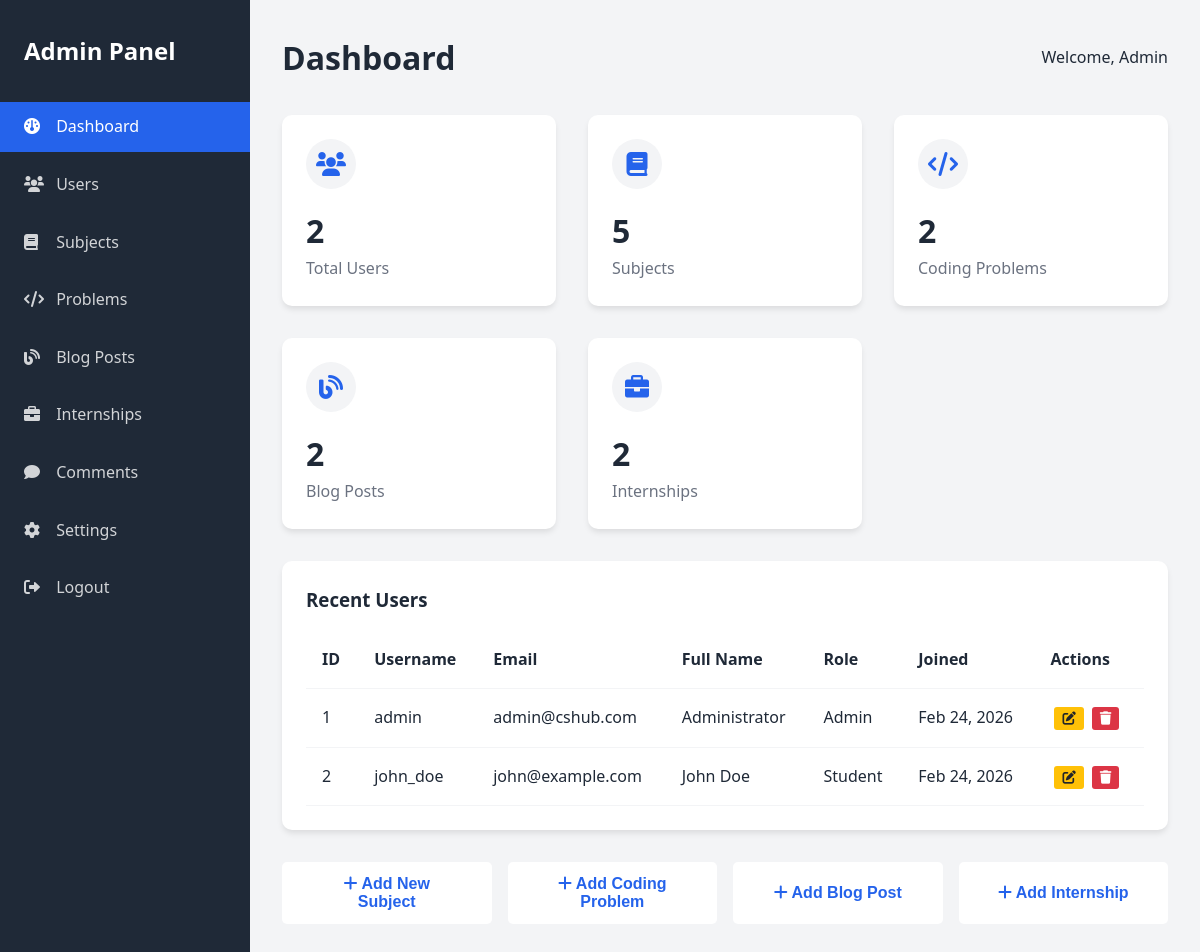
/index.php (signed in), run on the app's committed database.
### tables this page shows
CREATE TABLE users (
    user_id INT AUTO_INCREMENT PRIMARY KEY,
    username VARCHAR(50) UNIQUE NOT NULL,
    email VARCHAR(100) UNIQUE NOT NULL,
    password VARCHAR(255) NOT NULL,
    full_name VARCHAR(100),
    role ENUM('student', 'admin') DEFAULT 'student',
    created_at TIMESTAMP DEFAULT CURRENT_TIMESTAMP
);

### index.php (the view, shortened to what this page needs)
<?php
require_once '../includes/db_connect.php';
$stats_sql = "SELECT
    (SELECT COUNT(*) FROM users) as total_users,
    (SELECT COUNT(*) FROM subjects) as total_subjects,
    (SELECT COUNT(*) FROM coding_problems) as total_problems,
    (SELECT COUNT(*) FROM blog_posts) as total_posts,
    (SELECT COUNT(*) FROM internships) as total_internships
    FROM dual";
$stats_result = $conn->query($stats_sql);
$stats = $stats_result->fetch_assoc();
?>
<!DOCTYPE html>
<html lang="en">
<head>
    <link rel="stylesheet" href="../assets/css/style.css">
    <link rel="stylesheet" href="https://cdnjs.cloudflare.com/ajax/libs/font-awesome/6.0.0/css/all.min.css">
</head>
<body>
    <div class="admin-container">
        <div class="sidebar">
            <div class="sidebar-header">
                <h2>Admin Panel</h2>
            </div>
            <ul class="sidebar-menu">
                <li><a href="#" class="active"><i class="fas fa-dashboard"></i> Dashboard</a></li>
                <li><a href="#"><i class="fas fa-users"></i> Users</a></li>
                <li><a href="#"><i class="fas fa-book"></i> Subjects</a></li>
                <li><a href="#"><i class="fas fa-code"></i> Problems</a></li>
                <li><a href="#"><i class="fas fa-blog"></i> Blog Posts</a></li>
                <li><a href="#"><i class="fas fa-briefcase"></i> Internships</a></li>
                <li><a href="#"><i class="fas fa-comment"></i> Comments</a></li>
                <li><a href="#"><i class="fas fa-cog"></i> Settings</a></li>
                <li><a href="../logout.php"><i class="fas fa-sign-out-alt"></i> Logout</a></li>
            </ul>
        </div>
        <div class="main-content">
            <div class="admin-header">
                <h1 class="admin-title">Dashboard</h1>
                <div>
                    <span>Welcome, Admin</span>
                </div>
            </div>
            <div class="admin-stats">
                <div class="admin-card">
                    <div class="admin-card-header">
                        <div class="admin-card-icon">
                            <i class="fas fa-users"></i>
                        </div>
                    </div>
                    <div class="admin-card-value"><?php echo $stats['total_users']; ?></div>
                    <div class="admin-card-label">Total Users</div>
                </div>
                <div class="admin-card">
                    <div class="admin-card-header">
                        <div class="admin-card-icon">
                            <i class="fas fa-book"></i>
                        </div>
                    </div>
                    <div class="admin-card-value"><?php echo $stats['total_subjects']; ?></div>
                    <div class="admin-card-label">Subjects</div>
                </div>
                <div class="admin-card">
                    <div class="admin-card-header">
                        <div class="admin-card-icon">
                            <i class="fas fa-code"></i>
                        </div>
                    </div>
                    <div class="admin-card-value"><?php echo $stats['total_problems']; ?></div>
                    <div class="admin-card-label">Coding Problems</div>
                </div>
                <div class="admin-card">
                    <div class="admin-card-header">
                        <div class="admin-card-icon">
                            <i class="fas fa-blog"></i>
                        </div>
                    </div>
                    <div class="admin-card-value"><?php echo $stats['total_posts']; ?></div>
                    <div class="admin-card-label">Blog Posts</div>
                </div>
                <div class="admin-card">
                    <div class="admin-card-header">
                        <div class="admin-card-icon">
                            <i class="fas fa-briefcase"></i>
                        </div>
                    </div>
                    <div class="admin-card-value"><?php echo $stats['total_internships']; ?></div>
                    <div class="admin-card-label">Internships</div>
                </div>
            </div>
            <div class="recent-table">
                <h3 style="margin-bottom: 1rem;">Recent Users</h3>
                <table>
                    <thead>
                        <tr>
                            <th>ID</th>
                            <th>Username</th>
                            <th>Email</th>
                            <th>Full Name</th>
                            <th>Role</th>
                            <th>Joined</th>
                            <th>Actions</th>
                        </tr>
                    </thead>
                    <tbody>
                        <?php
                        $users_sql = "SELECT * FROM users ORDER BY created_at DESC LIMIT 5";
                        $users_result = $conn->query($users_sql);
                        if($users_result->num_rows > 0) {
                            while($user = $users_result->fetch_assoc()) {
                                echo "<tr>";
                                echo "<td>" . $user['user_id'] . "</td>";
                                echo "<td>" . htmlspecialchars($user['username']) . "</td>";
                                echo "<td>" . htmlspecialchars($user['email']) . "</td>";
                                echo "<td>" . htmlspecialchars($user['full_name']) . "</td>";
                                echo "<td>" . ucfirst($user['role']) . "</td>";
                                echo "<td>" . date('M d, Y', strtotime($user['created_at'])) . "</td>";
                                echo "<td>";
                                echo "<button class='action-btn edit-btn' onclick='editUser(" . $user['user_id'] . ")'><i class='fas fa-edit'></i></button>";
                                echo "<button class='action-btn delete-btn' onclick='deleteUser(" . $user['user_id'] . ")'><i class='fas fa-trash'></i></button>";
                                echo "</td>";
                                echo "</tr>";
                            }
                        }
                        ?>
                    </tbody>
                </table>
            </div>
            <div style="margin-top: 2rem; display: grid; grid-template-columns: repeat(auto-fit, minmax(200px, 1fr)); gap: 1rem;">
                <button class="btn btn-primary" onclick="addNew()">
                    <i class="fas fa-plus"></i> Add New Subject
                </button>
                <button class="btn btn-primary" onclick="addNew()">
                    <i class="fas fa-plus"></i> Add Coding Problem
                </button>
                <button class="btn btn-primary" onclick="addNew()">
                    <i class="fas fa-plus"></i> Add Blog Post
                </button>
                <button class="btn btn-primary" onclick="addNew()">
                    <i class="fas fa-plus"></i> Add Internship
                </button>
            </div>
        </div>
    </div>
</body>
</html>

### style.css (style rules this page uses)
* { margin: 0; padding: 0; box-sizing: border-box; }
:root { --primary-color: #2563eb; --secondary-color: #1e40af; --accent-color: #f59e0b; --text-dark: #1f2937; --text-light: #6b7280; --background-light: #f3f4f6; --white: #ffffff; --shadow: 0 4px 6px -1px rgba(0, 0, 0, 0.1); --transition: all 0.3s ease; }
body { font-family: 'Segoe UI', Tahoma, Geneva, Verdana, sans-serif; line-height: 1.6; color: var(--text-dark); }
.btn { padding: 0.8rem 2rem; border: none; border-radius: 5px; font-size: 1rem; font-weight: 600; cursor: pointer; transition: var(--transition); text-decoration: none; display: inline-block; }
.btn-primary { background: var(--white); color: var(--primary-color); }

### index.php (style rules this page uses)
.admin-container { display: flex; min-height: 100vh; }
.sidebar { width: 250px; background: var(--text-dark); color: white; padding: 2rem 0; }
.sidebar-header { padding: 0 1.5rem; margin-bottom: 2rem; }
.sidebar-menu { list-style: none; }
.sidebar-menu li { margin-bottom: 0.5rem; }
.sidebar-menu a { display: block; padding: 0.75rem 1.5rem; color: rgba(255,255,255,0.8); text-decoration: none; transition: var(--transition); }
.sidebar-menu a:hover, .sidebar-menu a.active { background: var(--primary-color); color: white; }
.sidebar-menu i { width: 20px; margin-right: 0.5rem; }
.main-content { flex: 1; background: var(--background-light); padding: 2rem; }
.admin-header { display: flex; justify-content: space-between; align-items: center; margin-bottom: 2rem; }
.admin-title { font-size: 2rem; color: var(--text-dark); }
.admin-stats { display: grid; grid-template-columns: repeat(auto-fit, minmax(200px, 1fr)); gap: 2rem; margin-bottom: 2rem; }
.admin-card { background: white; padding: 1.5rem; border-radius: 10px; box-shadow: var(--shadow); }
.admin-card-header { display: flex; justify-content: space-between; align-items: center; margin-bottom: 1rem; }
.admin-card-icon { width: 50px; height: 50px; background: var(--background-light); border-radius: 50%; display: flex; align-items: center; justify-content: center; color: var(--primary-color); font-size: 1.5rem; }
.admin-card-value { font-size: 2rem; font-weight: bold; color: var(--text-dark); }
.admin-card-label { color: var(--text-light); }
.recent-table { background: white; border-radius: 10px; padding: 1.5rem; box-shadow: var(--shadow); }
.recent-table table { width: 100%; border-collapse: collapse; }
.recent-table th, .recent-table td { padding: 1rem; text-align: left; border-bottom: 1px solid var(--background-light); }
.recent-table th { font-weight: 600; color: var(--text-dark); }
.action-btn { padding: 0.25rem 0.5rem; border: none; border-radius: 3px; cursor: pointer; margin: 0 0.25rem; }
.edit-btn { background: #ffc107; color: #212529; }
.delete-btn { background: #dc3545; color: white; }

### data on the page
users: user_id "1", username "admin", email "admin@cshub.com", full_name "Administrator", role "Admin", created_at "Feb 24, 2026"
users: user_id "2", username "john_doe", email "john@example.com", full_name "John Doe", role "Student", created_at "Feb 24, 2026"

### other printed values
$stats['total_users'] "2"
$stats['total_subjects'] "5"
$stats['total_problems'] "2"
$stats['total_posts'] "2"
$stats['total_internships'] "2"
